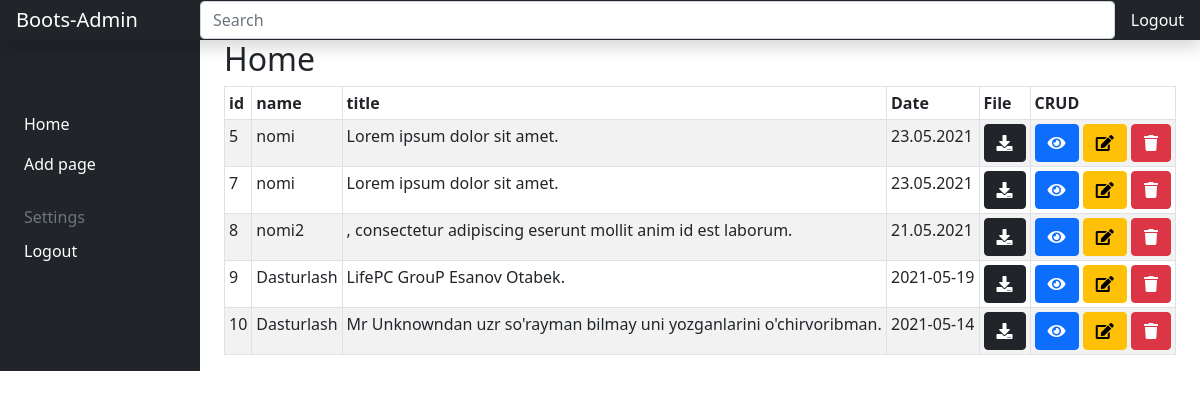
The app's page / (signed in) with its own data.
### tables this page shows
CREATE TABLE `table1` (
  `id` int(5) NOT NULL,
  `name` varchar(255) NOT NULL,
  `title` varchar(255) NOT NULL,
  `content` text NOT NULL,
  `mdate` varchar(100) NOT NULL,
  `file_name` varchar(100) NOT NULL DEFAULT 'nofile',
  `addtime` datetime NOT NULL DEFAULT CURRENT_TIMESTAMP
);

### index.php (the view, shortened to what this page needs)
<?
require_once 'config.php';
	$sql="SELECT * FROM `table1`";
	$res=mysqli_query($db,$sql);
?>
<? include_once 'pages/head.php'; ?>
<body>
	<? include_once 'pages/header.php'; ?>
	<div class="container-fluid">
		<div class="row">
			<?include_once 'pages/sidebar.php'; ?>
			<main class="col-md-9 ms-sm-auto col-lg-10 px-md-4">
				<h2>Home</h2>
				<div class="table-responsive">
					<table class="table-bordered table table-striped table-sm">
						<thead>
							<tr>
								<th>id</th>
								<th>name</th>
								<th>title</th>
								<th>Date</th>
								<th>File</th>
								<th>CRUD</th>
							</tr>
						</thead>
						<tbody>
							<? while ($tData=mysqli_fetch_array($res)) {?>
								<tr>
									<td><?=$tData['id']?></td>
									<td><?=$tData['name']?></td>
									<td><?=$tData['title']?></td>
									<td><?=$tData['mdate']?></td>
									<td><a class="btn btn-dark" href="files/<?=$tData['file_name']?>"><i class="fa fa-download"></i></a></td>
									<td>
										<a href="view.php?id=<?=$tData['id']?>" class="btn btn-primary"><i class="fa fa-eye"></i></a>
										<a href="edit.php?id=<?=$tData['id']?>" class="btn btn-warning"><i class="fa fa-edit"></i></a>
										<a href="" onclick="delet(<?=$tData['id']?>)" class="btn btn-danger"><i class="fa fa-trash"></i></a>
									</td>
								</tr>
							<?} ?>
						</tbody>
					</table>
				</div>
			</main>
		</div>
	</div>
</body>
</html>

### pages/head.php (shortened to what this page needs)
<!DOCTYPE html>
<html lang="uz">
<head>
	<link href="assets/css/bootstrap.min.css" rel="stylesheet">
	<link href="https://use.fontawesome.com/releases/v5.0.13/css/all.css" rel="stylesheet">
</head>

### pages/header.php (shortened to what this page needs)
<header class="navbar navbar-dark sticky-top bg-dark flex-md-nowrap p-0 shadow">
	<a class="navbar-brand col-md-3 col-lg-2 me-0 px-3" href="#">Boots-Admin</a>
	<input class="form-control form-control-dark w-100" type="text" placeholder="Search" aria-label="Search">
	<ul class="navbar-nav px-3">
		<li class="nav-item text-nowrap">
			<a class="nav-link text-white" href="logout.php">Logout</a>
		</li>
	</ul>
</header>

### pages/sidebar.php (shortened to what this page needs)
<?
$pi="";$pa="";
?>
<nav id="sidebarMenu" class="col-md-3 col-lg-2 d-md-block sidebar collapse text-white bg-dark pt-5 p-2">
	<div class="position-sticky pt-3">
		<ul class="nav flex-column nav-pills mb-auto">
			<li class="nav-item">
				<a class="nav-link text-white <?=$pi?>" href="index.php">Home</a>
			</li>
			<li class="nav-item">
				<a class="nav-link text-white <?=$pa?>" href="addpage.php">Add page</a>
			</li>
		</ul>
		<h6 class="sidebar-heading d-flex justify-content-between align-items-center px-3 mt-4 mb-1 text-muted">
			<span>Settings</span>
		</h6>
		<ul class="nav flex-column mb-2"><ul class="nav flex-column mb-2">
			<li class="nav-item">
	            <a class="nav-link text-white" href="logout.php">
	              Logout
	        	</a>
	        </li>
		</ul>
		</ul>
	</div>
</nav>

### records on screen
table1: id "5", name "nomi", title "Lorem ipsum dolor sit amet.", mdate "23.05.2021"
table1: id "7", name "nomi", title "Lorem ipsum dolor sit amet.", mdate "23.05.2021"
table1: id "8", name "nomi2", title ", consectetur adipiscing eserunt mollit anim id est laborum.", mdate "21.05.2021"
table1: id "9", name "Dasturlash", title "LifePC GrouP Esanov Otabek.", mdate "2021-05-19"
table1: id "10", name "Dasturlash", title "Mr Unknowndan uzr so'rayman bilmay uni yozganlarini o'chirvoribman.", mdate "2021-05-14"
